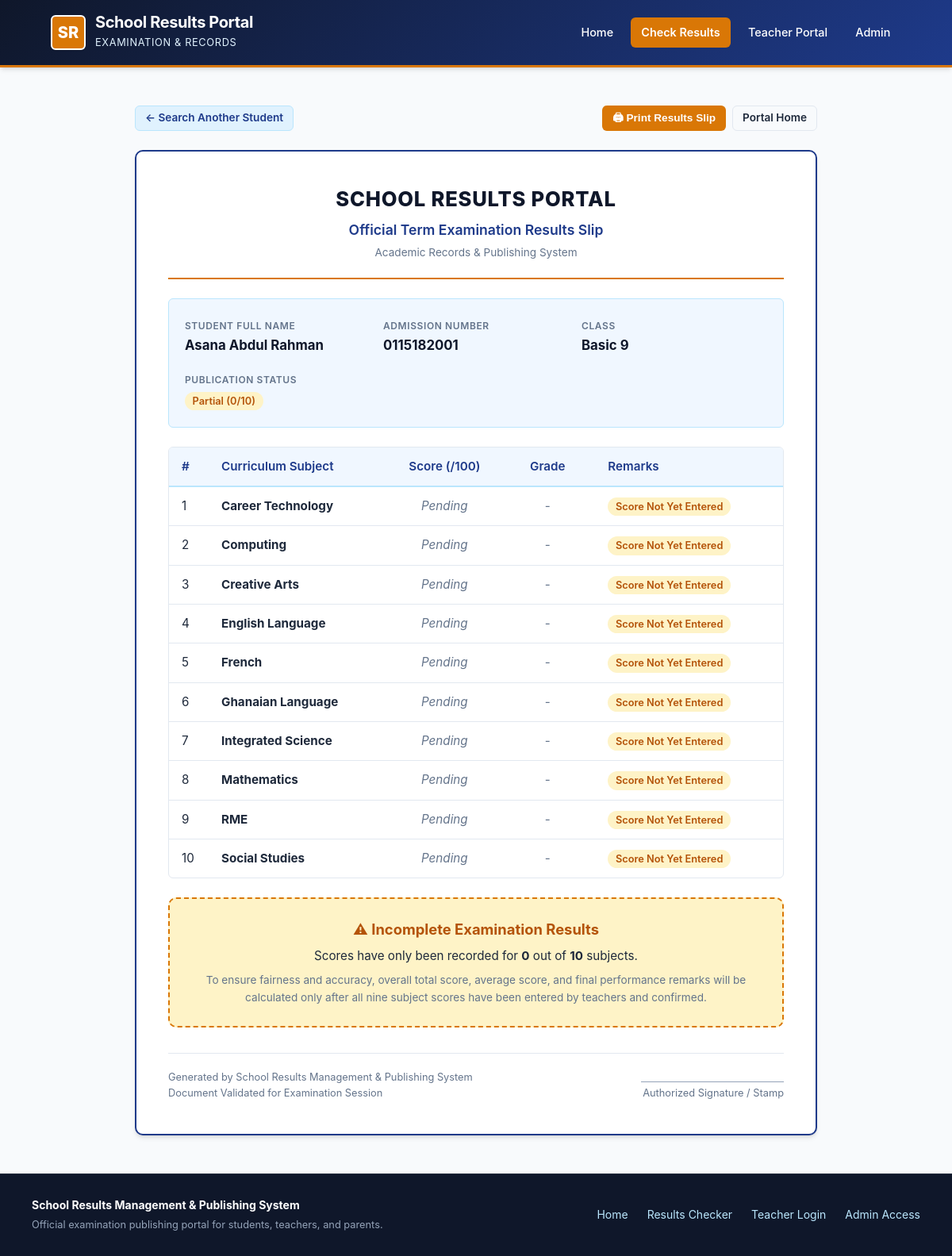
The page /results/student/6/ on the database its author committed.
### students/models.py (models this page shows, shortened)
class Student(models.Model):
    admission_number = models.CharField(
        max_length=20,
        unique=True,
        verbose_name="Admission Number"
    )
    first_name = models.CharField(max_length=50, verbose_name="First Name")
    last_name = models.CharField(max_length=50, verbose_name="Last Name")
    class_name = models.CharField(max_length=20, verbose_name="Class")
    date_registered = models.DateTimeField(auto_now_add=True, verbose_name="Date Registered")
    class Meta:
        ordering = ['class_name', 'last_name', 'first_name']
        verbose_name = "Student"
        verbose_name_plural = "Students"
    @property
    def full_name(self):
        return f"{self.first_name} {self.last_name}"
    @property
    def index_number(self):
        """Backwards compatibility alias for admission_number."""
        return self.admission_number

### results/models.py (models this page shows, shortened)
class Subject(models.Model):
    name = models.CharField(max_length=100, unique=True, verbose_name="Subject Name")
    class Meta:
        ordering = ['name']
        verbose_name = "Subject"
        verbose_name_plural = "Subjects"

### results/views.py (the view)
# urls.py: path('results/student/<int:student_id>/', views.student_results, name='student_results'),
def student_results(request, student_id):
    student = get_object_or_404(Student, id=student_id)
    summary = get_student_results_summary(student)
    return render(request, 'results/student_results.html', {
        'summary': summary,
    })

### templates/results/student_results.html (shortened to what this page needs)
{% extends 'base.html' %}
{% block content %}
<div style="max-width: 860px; margin: 1rem auto;">
    <div class="no-print" style="display: flex; justify-content: space-between; align-items: center; margin-bottom: 1.5rem; flex-wrap: wrap; gap: 0.75rem;">
        <a href="{% url 'parent_search' %}" class="btn btn-secondary btn-sm">
            &larr; Search Another Student
        </a>
        <div style="display: flex; gap: 0.5rem;">
            <button onclick="window.print()" class="btn btn-gold btn-sm">
                &#128424; Print Results Slip
            </button>
            <a href="{% url 'home' %}" class="btn btn-outline btn-sm">
                Portal Home
            </a>
        </div>
    </div>
    <div class="results-slip">
        <div class="slip-header">
            <h2 class="slip-school-name">School Results Portal</h2>
            <div class="slip-exam-title">Official Term Examination Results Slip</div>
            <p style="font-size: 0.85rem; color: var(--text-muted); margin-top: 0.25rem;">
                Academic Records &amp; Publishing System
            </p>
        </div>
        <div class="student-meta-grid">
            <div class="meta-item">
                <span class="meta-label">Student Full Name</span>
                <div class="meta-value">{{ summary.student.full_name }}</div>
            </div>
            <div class="meta-item">
                <span class="meta-label">Admission Number</span>
                <div class="meta-value">{{ summary.student.admission_number }}</div>
            </div>
            <div class="meta-item">
                <span class="meta-label">Class</span>
                <div class="meta-value">{{ summary.student.class_name }}</div>
            </div>
            <div class="meta-item">
                <span class="meta-label">Publication Status</span>
                <div class="meta-value">
                    {% if summary.is_complete %}
                        <span class="badge badge-success">Official &bull; Complete</span>
                    {% else %}
                        <span class="badge badge-warning">Partial ({{ summary.entered_count }}/{{ summary.subjects_count }})</span>
                    {% endif %}
                </div>
            </div>
        </div>
        <div class="table-responsive" style="margin-bottom: 1.5rem;">
            <table class="table">
                <thead>
                    <tr>
                        <th style="width: 50px;">#</th>
                        <th>Curriculum Subject</th>
                        <th style="text-align: center; width: 140px;">Score (/100)</th>
                        <th style="text-align: center; width: 120px;">Grade</th>
                        <th>Remarks</th>
                    </tr>
                </thead>
                <tbody>
                    {% for row in summary.rows %}
                        <tr>
                            <td>{{ forloop.counter }}</td>
                            <td><strong>{{ row.subject.name }}</strong></td>
                            <td style="text-align: center;">
                                {% if row.has_score %}
                                    <span style="font-size: 1.1rem; font-weight: 700; color: var(--navy-dark);">
                                        {{ row.score }}
                                    </span>
                                {% else %}
                                    <span style="color: var(--text-muted); font-style: italic;">
                                        Pending
                                    </span>
                                {% endif %}
                            </td>
                            <td style="text-align: center;">
                                {% if row.has_score %}
                                    <span class="badge badge-info">{{ row.grade }}</span>
                                {% else %}
                                    <span style="color: var(--text-muted);">-</span>
                                {% endif %}
                            </td>
                            <td>
                                {% if row.has_score %}
                                    <span>{{ row.remark }}</span>
                                {% else %}
                                    <span class="badge badge-warning">Score Not Yet Entered</span>
                                {% endif %}
                            </td>
                        </tr>
                    {% endfor %}
                </tbody>
            </table>
        </div>
        {% if summary.is_complete %}
            <div class="results-summary-card">
                <div class="summary-stat">
                    <div class="stat-label">Total Score</div>
                    <div class="stat-value">{{ summary.total_score }} <span style="font-size: 1rem; color: var(--text-muted); font-weight: normal;">/ {{ summary.max_possible_total }}</span></div>
                    <div style="font-size: 0.8rem; color: var(--text-muted);">9 Subjects Sum</div>
                </div>
                <div class="summary-stat">
                    <div class="stat-label">Average Score</div>
                    <div class="stat-value">{{ summary.average_score }}%</div>
                    <div style="font-size: 0.8rem; color: var(--text-muted);">Total &divide; 9 Subjects</div>
                </div>
                <div class="summary-stat">
                    <div class="stat-label">Overall Performance</div>
                    <div class="stat-value" style="font-size: 1.35rem; color: var(--gold-accent);">
                        {{ summary.overall_performance.remark }}
                    </div>
                    <div class="stat-badge">
                        <span class="badge badge-success">{{ summary.overall_performance.grade }}</span>
                    </div>
                </div>
            </div>
            <div style="margin-top: 1.5rem; padding-top: 1rem; border-top: 1px solid var(--border-color); font-size: 0.8rem; color: var(--text-muted);">
                <strong>Grading Scale:</strong>
                80–100%: Excellent (Grade 1) &bull;
                70–79%: Very Good (Grade 2) &bull;
                60–69%: Good (Grade 3) &bull;
                50–59%: Credit (Grade 4) &bull;
                40–49%: Pass (Grade 5) &bull;
                Below 40%: Needs Improvement (Grade 6)
            </div>
        {% else %}
            <div class="incomplete-banner">
                <h4>&#9888; Incomplete Examination Results</h4>
                <p>
                    Scores have only been recorded for <strong>{{ summary.entered_count }}</strong> out of <strong>{{ summary.subjects_count }}</strong> subjects.
                </p>
                <p style="font-size: 0.85rem; color: var(--text-muted); margin-top: 0.5rem;">
                    To ensure fairness and accuracy, overall total score, average score, and final performance remarks will be calculated only after all nine subject scores have been entered by teachers and confirmed.
                </p>
            </div>
        {% endif %}
        <div style="margin-top: 2rem; padding-top: 1.25rem; border-top: 1px solid var(--border-color); display: flex; justify-content: space-between; align-items: flex-end; flex-wrap: wrap; gap: 1rem; font-size: 0.8rem; color: var(--text-muted);">
            <div>
                <p>Generated by School Results Management &amp; Publishing System</p>
                <p>Document Validated for Examination Session</p>
            </div>
            <div style="text-align: right;">
                <p style="border-top: 1px solid #94a3b8; padding-top: 0.25rem; width: 180px;">
                    Authorized Signature / Stamp
                </p>
            </div>
        </div>
    </div>
</div>
{% endblock %}

### templates/base.html (shortened to what this page needs)
{% load static %}
<!DOCTYPE html>
<html lang="en">
<head>
    <link rel="stylesheet" href="{% static 'css/style.css' %}">
</head>
<body>
    <header class="site-header">
        <div class="header-container">
            <a href="{% url 'home' %}" class="school-brand">
                <div class="brand-crest">SR</div>
                <div class="brand-text">
                    <h1>School Results Portal</h1>
                    <span>Examination & Records</span>
                </div>
            </a>
            <nav class="main-nav">
                <a href="{% url 'home' %}" class="nav-link">Home</a>
                <a href="{% url 'parent_search' %}" class="nav-link nav-btn-highlight">Check Results</a>
                {% if user.is_authenticated %}
                    <a href="{% url 'teacher_dashboard' %}" class="nav-link">Teacher Dashboard</a>
                    <a href="{% url 'teacher_students' %}" class="nav-link">Students</a>
                    <a href="{% url 'teacher_logout' %}" class="nav-link">Logout ({{ user.username }})</a>
                {% else %}
                    <a href="{% url 'teacher_login' %}" class="nav-link">Teacher Portal</a>
                {% endif %}
                <a href="/admin/" class="nav-link" target="_blank">Admin</a>
            </nav>
        </div>
    </header>
    <main class="site-content">
        {% block content %}
        {% endblock %}
    </main>
    <footer class="site-footer">
        <div class="footer-container">
            <div>
                <strong>School Results Management &amp; Publishing System</strong>
                <p style="margin-top: 0.25rem; color: #94a3b8; font-size: 0.8rem;">
                    Official examination publishing portal for students, teachers, and parents.
                </p>
            </div>
            <div class="footer-links">
                <a href="{% url 'home' %}">Home</a>
                <a href="{% url 'parent_search' %}">Results Checker</a>
                <a href="{% url 'teacher_login' %}">Teacher Login</a>
                <a href="/admin/">Admin Access</a>
            </div>
        </div>
    </footer>
</body>
</html>

### rows shown on the page
Student: student.full_name "Asana Abdul Rahman", student.admission_number "0115182001", student.class_name "Basic 9"
Subject: subject.name "Career Technology"
Subject: subject.name "Computing"
Subject: subject.name "Creative Arts"
Subject: subject.name "English Language"
Subject: subject.name "French"
Subject: subject.name "Ghanaian Language"
Subject: subject.name "Integrated Science"
Subject: subject.name "Mathematics"
Subject: subject.name "RME"
Subject: subject.name "Social Studies"

### other values the page prints
{{ summary.entered_count }} "0"
{{ summary.subjects_count }} "10"
